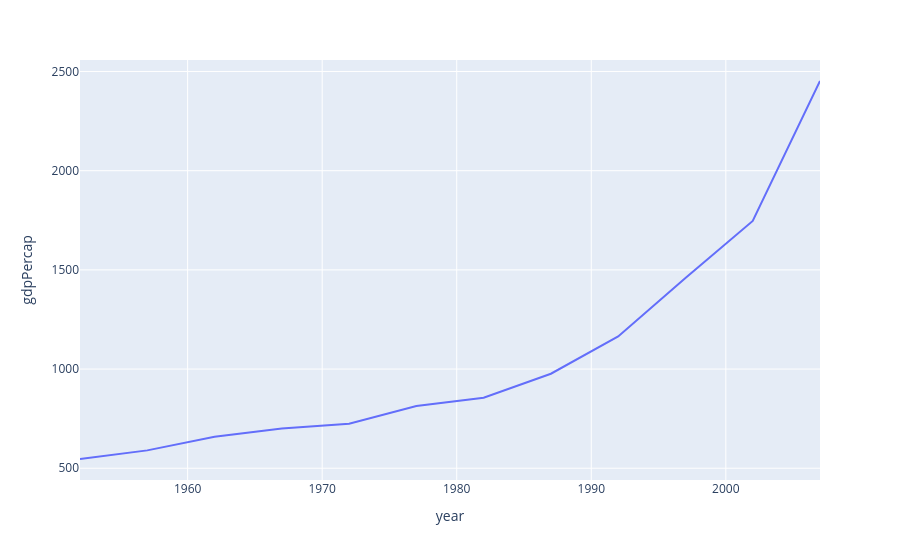

The cell this chart's notebook holds for it:
### Code cell
px.line(df, x="year", y="gdpPercap")

### Figure 1 — Plotly figure (JSON) as saved in the notebook; plotly's stock layout.template omitted (floating-point values rounded to 4 significant figures)
{"data": [{"hovertemplate": "year=%{x}<br>gdpPercap=%{y}<extra></extra>", "legendgroup": "", "line": {"color": "#636efa", "dash": "solid"}, "marker": {"symbol": "circle"}, "mode": "lines", "name": "", "orientation": "v", "showlegend": false, "type": "scatter", "x": [1952, 1957, 1962, 1967, 1972, 1977, 1982, 1987, 1992, 1997, 2002, 2007], "xaxis": "x", "y": [546.6, 590.1, 658.3, 700.8, 724.0, 813.3, 855.7, 976.5, 1164.0, 1459.0, 1747.0, 2452.0], "yaxis": "y"}], "layout": {"legend": {"tracegroupgap": 0}, "margin": {"t": 60}, "xaxis": {"anchor": "y", "domain": [0, 1], "title": {"text": "year"}}, "yaxis": {"anchor": "x", "domain": [0, 1], "title": {"text": "gdpPercap"}}}}
